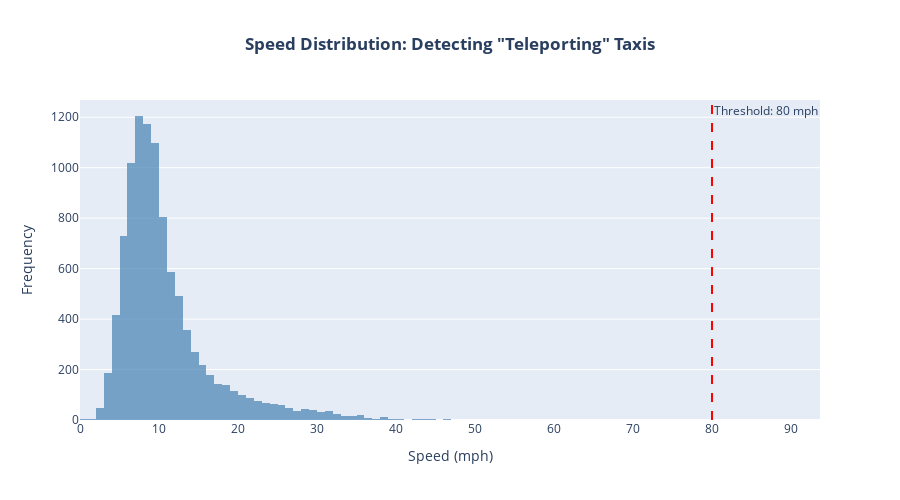

Notebook code for this chart:
### Markdown cell above
## Speed Anomaly Detection

**Finding:** Identify "teleporting taxis" - trips with speeds exceeding realistic urban travel (e.g., >80 mph).

These may indicate:
- Data entry errors
- GPS/timing system failures
- Potential fraud attempts

### Code cell
# Speed Anomaly Detection
speed_check = df.filter(
    (pl.col("duration_sec") > 60) & 
    (pl.col("trip_distance") > 0.5)
)

# Define thresholds
SPEED_THRESHOLD = 80  # mph
anomalies = speed_check.filter(pl.col("speed_mph") > SPEED_THRESHOLD)

# Create visualization
sample_data = speed_check.sample(min(10000, speed_check.height)).to_pandas()

fig = go.Figure()

# Normal trips
normal = sample_data[sample_data['speed_mph'] <= SPEED_THRESHOLD]
fig.add_trace(go.Histogram(
    x=normal['speed_mph'],
    nbinsx=100,
    name='Normal',
    marker=dict(color='steelblue', opacity=0.7)
))

# Anomalies
if len(sample_data[sample_data['speed_mph'] > SPEED_THRESHOLD]) > 0:
    fig.add_trace(go.Histogram(
        x=sample_data[sample_data['speed_mph'] > SPEED_THRESHOLD]['speed_mph'],
        nbinsx=20,
        name='Anomalies',
        marker=dict(color='red', opacity=0.7)
    ))

# Add threshold line
fig.add_vline(x=SPEED_THRESHOLD, line_dash="dash", line_color="red", 
              annotation_text=f"Threshold: {SPEED_THRESHOLD} mph")

fig.update_layout(
    title=dict(text='<b>Speed Distribution: Detecting "Teleporting" Taxis</b>', x=0.5, xanchor='center'),
    xaxis_title='Speed (mph)',
    yaxis_title='Frequency',
    height=500,
    barmode='overlay'
)
fig.show()

anomaly_pct = (anomalies.height / speed_check.height) * 100
print(f"\n🚨 Found {anomalies.height:,} speed anomalies ({anomaly_pct:.2f}% of trips)")
print(f"⚡ Max speed detected: {df['speed_mph'].max():.1f} mph")

### Figure 1 — Plotly figure (JSON) as saved in the notebook; plotly's stock layout.template omitted (floating-point values rounded to 4 significant figures; data arrays with more than 128 entries replaced by an {"elided": "..."} marker saying what was removed)
{"data": [{"marker": {"color": "steelblue", "opacity": 0.7}, "name": "Normal", "nbinsx": 100, "type": "histogram", "x": {"elided": "10000 float values"}}], "layout": {"annotations": [{"showarrow": false, "text": "Threshold: 80 mph", "x": 80, "xanchor": "left", "xref": "x", "y": 1, "yanchor": "top", "yref": "y domain"}], "barmode": "overlay", "height": 500, "shapes": [{"line": {"color": "red", "dash": "dash"}, "type": "line", "x0": 80, "x1": 80, "xref": "x", "y0": 0, "y1": 1, "yref": "y domain"}], "title": {"text": "<b>Speed Distribution: Detecting \"Teleporting\" Taxis</b>", "x": 0.5, "xanchor": "center"}, "xaxis": {"title": {"text": "Speed (mph)"}}, "yaxis": {"title": {"text": "Frequency"}}}}
